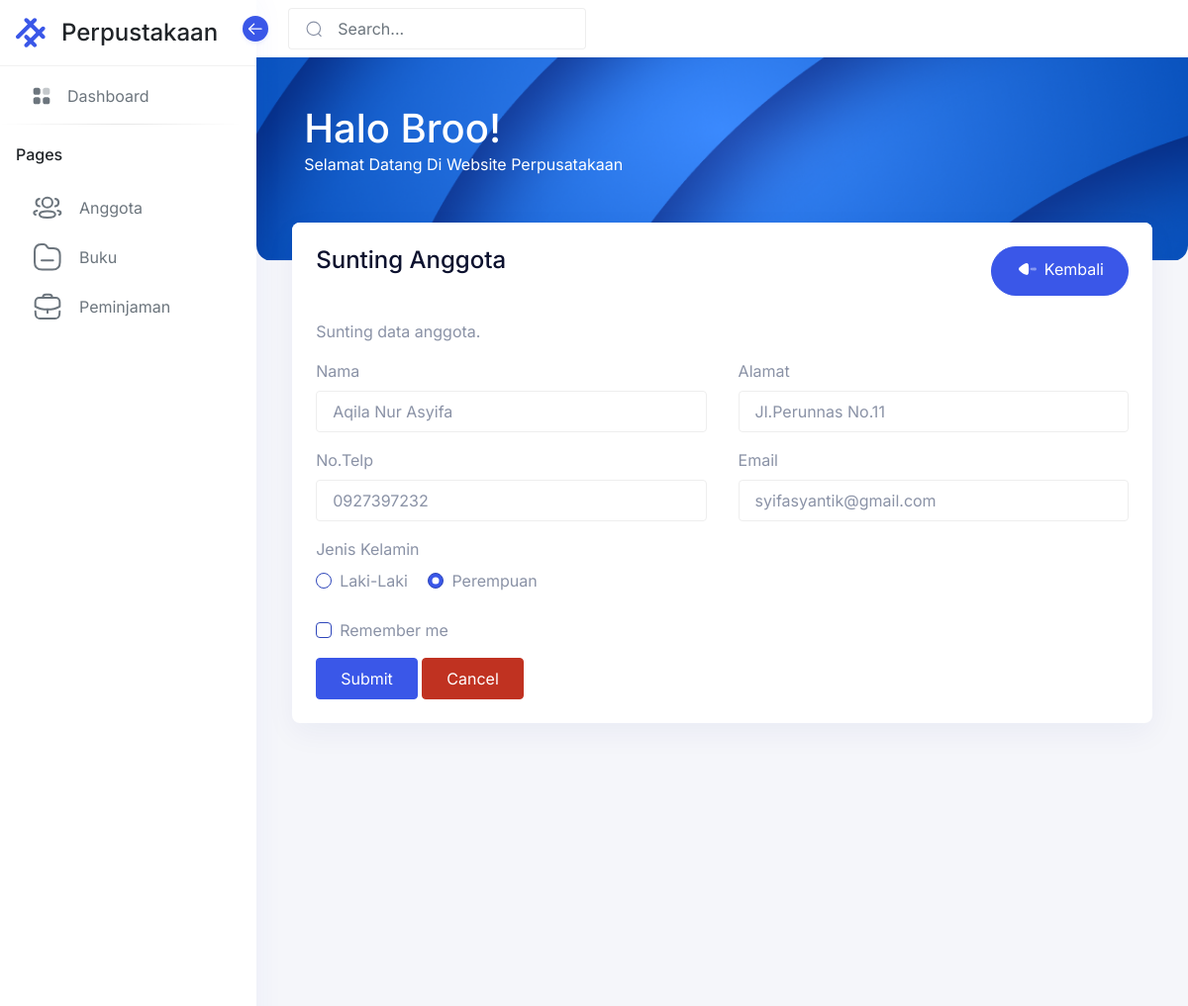
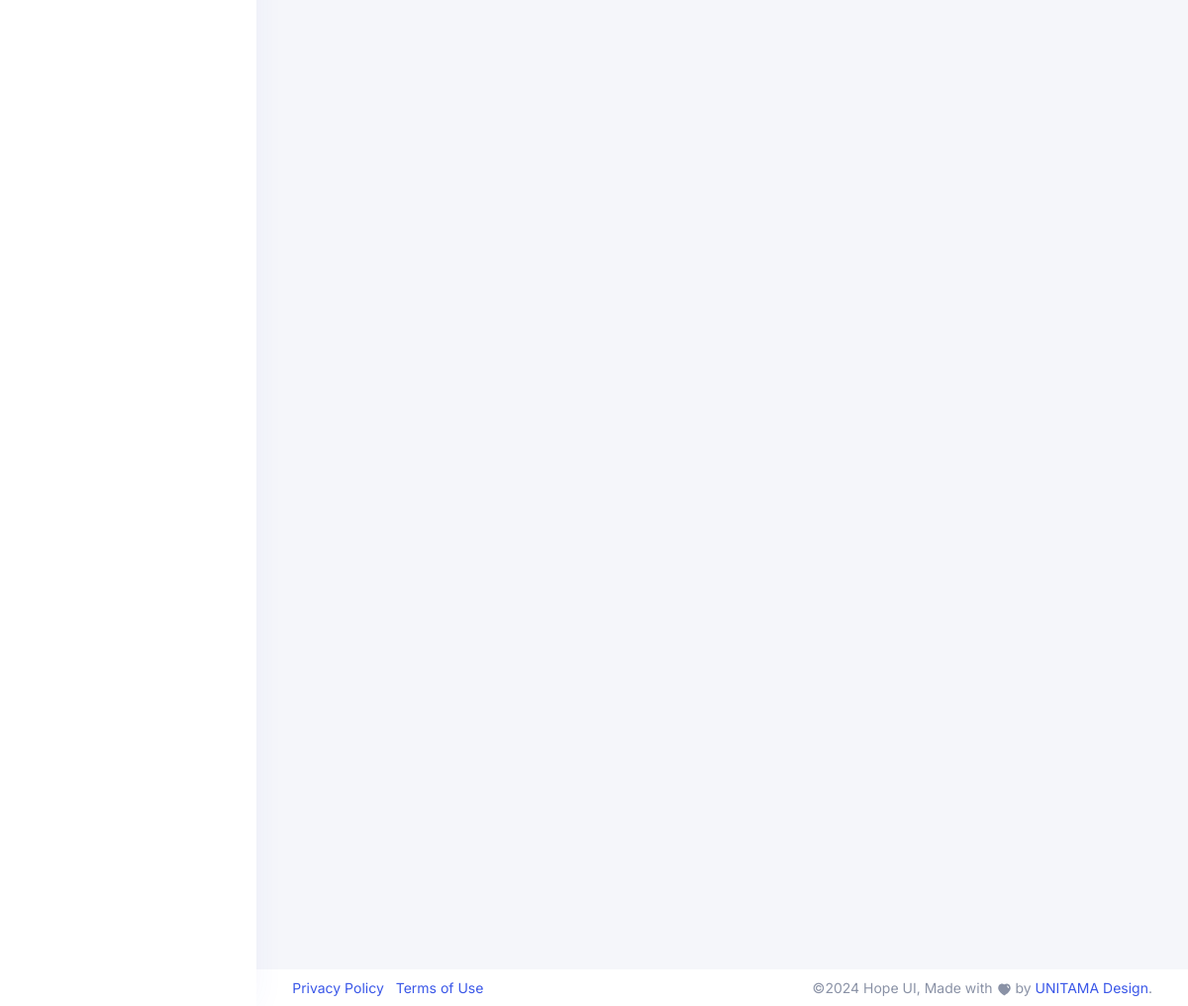
The app's page /anggota/edit.php?id=10 with its own data (2 pictures, top to bottom).
### tables this page shows
CREATE TABLE IF NOT EXISTS `anggota` (
  `id_anggota` int NOT NULL AUTO_INCREMENT,
  `nama` varchar(50) DEFAULT NULL,
  `alamat` text,
  `no_telp` varchar(50) DEFAULT NULL,
  `email` varchar(50) DEFAULT NULL,
  `jenis_kelamin` enum('0','1') DEFAULT NULL,
  PRIMARY KEY (`id_anggota`) USING BTREE
);

### anggota/edit.php (the view, shortened to what this page needs)
<?php include('../config/koneksi.php');
$id = isset($_GET['id']) ? $_GET['id'] : '';
$sql = "SELECT * FROM anggota WHERE id_anggota = '$id'";
$query =  mysqli_query($koneksi, $sql);
$data = mysqli_fetch_assoc($query);
?>
<!DOCTYPE html>
<html lang="en">
<?php include "../contents/header.php"; ?>
<body>
    <?php include "../contents/sidebar.php"; ?>
    <main class="main-content">
        <div class="position-relative iq-banner">
            <?php include "../contents/navbar.php" ?>
            <?php include "../contents/navbar-header.php" ?>
        </div>
        <div class="conatiner-fluid content-inner mt-n5 py-0">
            <div class="row">
                <div class="col-sm-12">
                    <div class="card">
                        <div class="card-header d-flex justify-content-between">
                            <div class="header-title">
                                <h4 class="card-title">Sunting Anggota</h4>
                            </div>
                            <a class="btn btn-primary rounded-pill" href="../anggota">
                                <span class="btn-inner">
                                </span>
                                Kembali
                            </a>
                        </div>
                        <div class="card-body">
                            <p>Sunting data anggota.</p>
                            <form action="../anggota/proses_edit.php" method="POST">
                                <div class="row">
                                    <div class="col-md-6">
                                        <div class="form-group">
                                            <label class="form-label" for="nama">Nama</label>
                                            <input type="text" class="form-control" id="nama" name="nama" value="<?php echo $data['nama'] ?>" placeholder="Masukkan Nama Anda...">
                                        </div>
                                    </div>
                                    <div class="col-md-6">
                                        <div class="form-group">
                                            <label class="form-label" for="alamat">Alamat</label>
                                            <input type="text" class="form-control" id="alamat" name="alamat"  value="<?php echo $data['alamat'] ?>" placeholder="Masukkan Alamat Anda...">
                                        </div>
                                    </div>
                                </div>
                                <div class="row">
                                    <div class="col-md-6">
                                        <div class="form-group">
                                            <label class="form-label" for="no_telp">No.Telp</label>
                                            <input type="number" class="form-control" id="no_telp" name="no_telp" value="<?php echo $data['no_telp'] ?>" placeholder="Masukkan Nomor Telepon Anda...">
                                        </div>
                                    </div>
                                    <div class="col-md-6">
                                        <div class="form-group">
                                            <label class="form-label" for="email">Email</label>
                                            <input type="email" class="form-control" id="email" name="email"  value="<?php echo $data['email'] ?>" placeholder="Masukkan Email Anda...">
                                        </div>
                                    </div>
                                </div>
                                <div class="row">
                                    <div class="col-md-6">
                                    <label for="" class="form-label">Jenis Kelamin</label>
                                    <div class="mb-3">
                                        <div class="form-check form-check-inline">
                                            <label class="form-label">Laki-Laki</label>
                                            <input class="form-check-input" type="radio" name="jenis_kelamin" id="inlineRadio1" value="0" <?php echo $data['jenis_kelamin'] == 0 ? 'checked' : '' ?> >
                                        </div>
                                        <div class="form-check form-check-inline">
                                            <label class="form-label">Perempuan</label>
                                            <input class="form-check-input" type="radio" name="jenis_kelamin" id="inlineRadio2" value="1" <?php echo $data['jenis_kelamin'] == 1 ? 'checked' : '' ?>>
                                        </div>
                                    </div>
                                    </div>
                                </div>
                                <div class="form-group">
                                    <div class="form-check">
                                        <input class="form-check-input" type="checkbox" value="" id="flexCheckDefault3">
                                        <label class="form-check-label" for="flexCheckDefault3">
                                            Remember me
                                        </label>
                                    </div>
                                </div>
                                <button type="submit" name="submit" class="btn btn-primary">Submit</button>
                                <button type="reset" class="btn btn-danger">Cancel</button>
                            </form>
                        </div>
                    </div>
                </div>
            </div>
        </div>
        <?php include "../contents/footer.php" ?>
    </main>
</body>
</html>

### records on screen
anggota: nama "Aqila Nur Asyifa", alamat "Jl.Perunnas No.11", no_telp "0927397232", email "syifasyantik@gmail.com", jenis_kelamin "☑"
